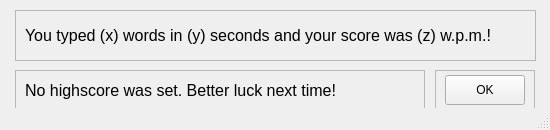
<?xml version="1.0" encoding="UTF-8"?>
<ui version="4.0">
 <class>scoreWindow</class>
 <widget class="QMainWindow" name="scoreWindow">
  <property name="geometry">
   <rect>
    <x>0</x>
    <y>0</y>
    <width>550</width>
    <height>130</height>
   </rect>
  </property>
  <property name="windowTitle">
   <string>MainWindow</string>
  </property>
  <property name="windowIcon">
   <iconset>
    <normaloff>../assets/icon.png</normaloff>../assets/icon.png</iconset>
  </property>
  <widget class="QWidget" name="centralwidget">
   <widget class="QFrame" name="score_frame1">
    <property name="geometry">
     <rect>
      <x>15</x>
      <y>10</y>
      <width>521</width>
      <height>51</height>
     </rect>
    </property>
    <property name="frameShape">
     <enum>QFrame::StyledPanel</enum>
    </property>
    <property name="frameShadow">
     <enum>QFrame::Raised</enum>
    </property>
    <widget class="QLabel" name="you_typed_label">
     <property name="geometry">
      <rect>
       <x>10</x>
       <y>10</y>
       <width>491</width>
       <height>30</height>
      </rect>
     </property>
     <property name="font">
      <font>
       <family>Arial</family>
       <pointsize>12</pointsize>
      </font>
     </property>
     <property name="frameShape">
      <enum>QFrame::NoFrame</enum>
     </property>
     <property name="text">
      <string>You typed (x) words in (y) seconds and your score was (z) w.p.m.!</string>
     </property>
    </widget>
   </widget>
   <widget class="QFrame" name="score_frame2">
    <property name="geometry">
     <rect>
      <x>15</x>
      <y>70</y>
      <width>410</width>
      <height>40</height>
     </rect>
    </property>
    <property name="frameShape">
     <enum>QFrame::StyledPanel</enum>
    </property>
    <property name="frameShadow">
     <enum>QFrame::Raised</enum>
    </property>
    <widget class="QLabel" name="outcome_label">
     <property name="geometry">
      <rect>
       <x>10</x>
       <y>10</y>
       <width>390</width>
       <height>20</height>
      </rect>
     </property>
     <property name="font">
      <font>
       <family>Arial</family>
       <pointsize>12</pointsize>
      </font>
     </property>
     <property name="text">
      <string>No highscore was set. Better luck next time!</string>
     </property>
    </widget>
   </widget>
   <widget class="QFrame" name="score_frame3">
    <property name="geometry">
     <rect>
      <x>435</x>
      <y>70</y>
      <width>100</width>
      <height>40</height>
     </rect>
    </property>
    <property name="frameShape">
     <enum>QFrame::StyledPanel</enum>
    </property>
    <property name="frameShadow">
     <enum>QFrame::Raised</enum>
    </property>
    <widget class="QPushButton" name="ok_button">
     <property name="geometry">
      <rect>
       <x>10</x>
       <y>5</y>
       <width>80</width>
       <height>30</height>
      </rect>
     </property>
     <property name="cursor">
      <cursorShape>PointingHandCursor</cursorShape>
     </property>
     <property name="statusTip">
      <string>Brings you back to the main menu</string>
     </property>
     <property name="text">
      <string>OK</string>
     </property>
    </widget>
   </widget>
  </widget>
  <widget class="QStatusBar" name="statusbar"/>
 </widget>
 <resources/>
 <connections/>
</ui>
